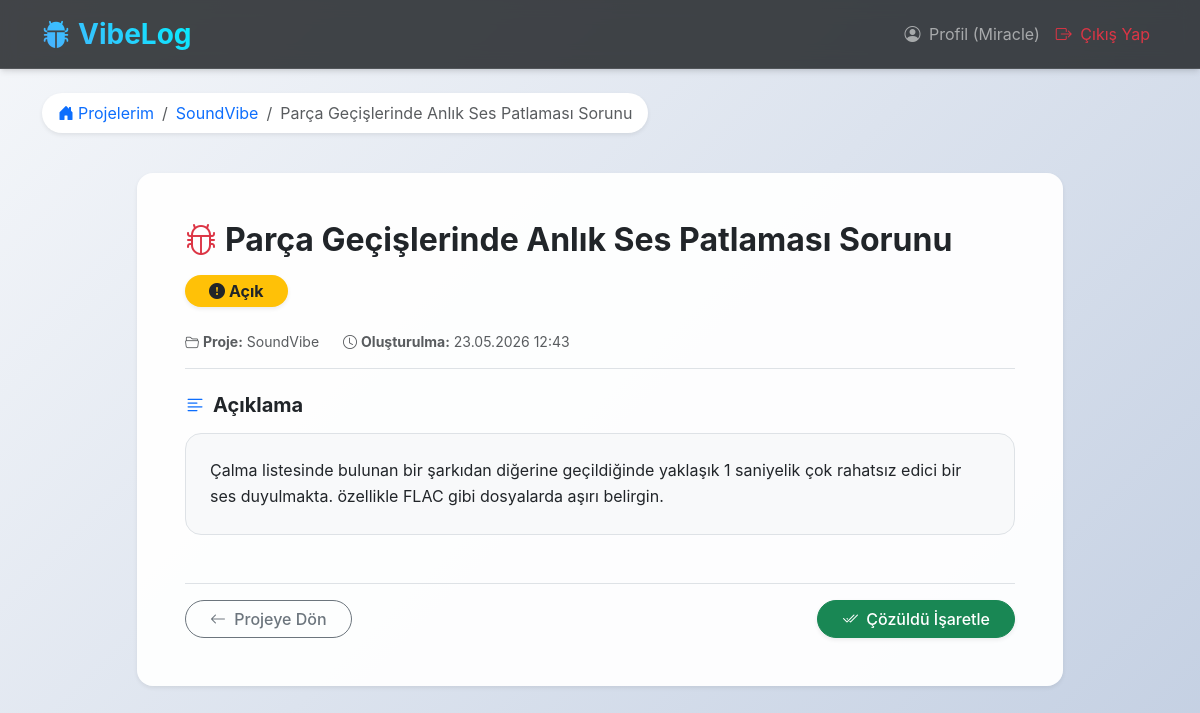
Screenshot of /bug/3 (signed in) with the database file from the repository.
### app/models.py (models this page shows, shortened)
class User(UserMixin, db.Model):
    __tablename__ = 'users'
    id: Mapped[int] = mapped_column(primary_key=True)
    username: Mapped[str] = mapped_column(String(64), unique=True, nullable=False)
    email: Mapped[str] = mapped_column(String(120), unique=True, nullable=False)
    password_hash: Mapped[str] = mapped_column(String(256), nullable=False)
    created_at: Mapped[datetime] = mapped_column(default=datetime.utcnow)
    projects: Mapped[List["Project"]] = relationship(back_populates="user", cascade="all, delete-orphan")

class Project(db.Model):
    __tablename__ = 'projects'
    id: Mapped[int] = mapped_column(primary_key=True)
    name: Mapped[str] = mapped_column(String(100), nullable=False)
    description: Mapped[Optional[str]] = mapped_column(Text)
    created_at: Mapped[datetime] = mapped_column(default=datetime.utcnow)
    user_id: Mapped[int] = mapped_column(ForeignKey('users.id'), nullable=False)
    user: Mapped["User"] = relationship(back_populates="projects")
    bug_tickets: Mapped[List["BugTicket"]] = relationship(back_populates="project", cascade="all, delete-orphan")

class BugTicket(db.Model):
    __tablename__ = 'bug_tickets'
    id: Mapped[int] = mapped_column(primary_key=True)
    title: Mapped[str] = mapped_column(String(150), nullable=False)
    description: Mapped[str] = mapped_column(Text, nullable=False)
    status: Mapped[str] = mapped_column(String(50), default='Open')
    created_at: Mapped[datetime] = mapped_column(default=datetime.utcnow)
    project_id: Mapped[int] = mapped_column(ForeignKey('projects.id'), nullable=False)
    project: Mapped["Project"] = relationship(back_populates="bug_tickets")

### app/main/routes.py (the view)
@main.route('/bug/<int:bug_id>')
@login_required
def bug_detail(bug_id):
    bug = db.session.get(BugTicket, bug_id)
    if bug is None:
        abort(404)
    if bug.project.user_id != current_user.id:
        abort(403)
    return render_template('main/bug_detail.html', title=bug.title, bug=bug)

### app/models.py (called while the page is built)
@login_manager.user_loader
def load_user(id):
    return db.session.get(User, int(id))

### app/templates/main/bug_detail.html
{% extends "base.html" %}
{% block content %}
<div class="mb-4">
    <nav aria-label="breadcrumb">
        <ol class="breadcrumb bg-white px-3 py-2 rounded-pill shadow-sm d-inline-flex">
            <li class="breadcrumb-item"><a href="{{ url_for('main.index') }}" class="text-decoration-none"><i class="bi bi-house-door-fill me-1"></i>Projelerim</a></li>
            <li class="breadcrumb-item"><a href="{{ url_for('main.project_detail', id=bug.project.id) }}" class="text-decoration-none">{{ bug.project.name }}</a></li>
            <li class="breadcrumb-item active" aria-current="page">{{ bug.title }}</li>
        </ol>
    </nav>
</div>
<div class="row justify-content-center">
    <div class="col-lg-10">
        <div class="card shadow-sm mb-5 border-0 rounded-4">
            <div class="card-body p-4 p-md-5">
                <div class="d-flex justify-content-between align-items-start mb-4 flex-wrap gap-3">
                    <h2 class="card-title fw-bold text-dark mb-0"><i class="bi bi-bug me-2 text-danger"></i>{{ bug.title }}</h2>
                    <div>
                        {% if bug.status == 'Open' %}
                            <span class="badge rounded-pill bg-warning text-dark px-4 py-2 fs-6 shadow-sm"><i class="bi bi-exclamation-circle-fill me-1"></i>Açık</span>
                        {% elif bug.status == 'Closed' or bug.status == 'Çözüldü' %}
                            <span class="badge rounded-pill bg-success px-4 py-2 fs-6 shadow-sm"><i class="bi bi-check-circle-fill me-1"></i>Çözüldü</span>
                        {% else %}
                            <span class="badge rounded-pill bg-secondary px-4 py-2 fs-6 shadow-sm">{{ bug.status }}</span>
                        {% endif %}
                    </div>
                </div>
                <div class="d-flex align-items-center text-muted small mb-4 pb-3 border-bottom">
                    <span class="me-4"><i class="bi bi-folder2-open me-1"></i><strong>Proje:</strong> <a href="{{ url_for('main.project_detail', id=bug.project.id) }}" class="text-decoration-none text-muted">{{ bug.project.name }}</a></span>
                    <span><i class="bi bi-clock me-1"></i><strong>Oluşturulma:</strong> {{ bug.created_at.strftime('%d.%m.%Y %H:%M') }}</span>
                </div>
                <div class="mb-5">
                    <h5 class="fw-bold mb-3"><i class="bi bi-text-left me-2 text-primary"></i>Açıklama</h5>
                    <div class="p-4 bg-light rounded-4 border">
                        <p class="mb-0" style="white-space: pre-wrap; line-height: 1.6;">{{ bug.description }}</p>
                    </div>
                </div>
                <div class="d-flex justify-content-between align-items-center pt-3 border-top flex-wrap gap-2">
                    <a href="{{ url_for('main.project_detail', id=bug.project.id) }}" class="btn btn-outline-secondary rounded-pill px-4">
                        <i class="bi bi-arrow-left me-1"></i> Projeye Dön
                    </a>
                    {% if bug.status == 'Open' %}
                        <form action="{{ url_for('main.resolve_bug', id=bug.id) }}" method="POST" class="d-inline m-0 p-0">
                            <button type="submit" class="btn btn-success rounded-pill px-4 shadow-sm hover-card">
                                <i class="bi bi-check2-all me-1"></i> Çözüldü İşaretle
                            </button>
                        </form>
                    {% endif %}
                </div>
            </div>
        </div>
    </div>
</div>
{% endblock %}

### app/templates/base.html (shortened to what this page needs)
<!DOCTYPE html>
<html lang="tr">
<head>
    <link href="https://cdn.jsdelivr.net/npm/bootstrap@5.3.0/dist/css/bootstrap.min.css" rel="stylesheet">
    <link rel="stylesheet" href="https://cdn.jsdelivr.net/npm/bootstrap-icons@1.11.3/font/bootstrap-icons.min.css">
    <link rel="stylesheet" href="{{ url_for('static', filename='css/style.css') }}">
</head>
<body class="bg-light">
    <nav class="navbar navbar-expand-lg navbar-dark navbar-glass mb-4 sticky-top">
        <div class="container">
            <a class="navbar-brand fs-3 fw-bold text-gradient" href="/"><i class="bi bi-bug-fill me-2 text-primary"></i>VibeLog</a>
            <div class="collapse navbar-collapse" id="navbarNav">
                <ul class="navbar-nav ms-auto">
                    {% if current_user.is_authenticated %}
                        <li class="nav-item">
                            <a class="nav-link" href="#"><i class="bi bi-person-circle me-1"></i> Profil ({{ current_user.username }})</a>
                        </li>
                        <li class="nav-item">
                            <a class="nav-link text-danger" href="{{ url_for('auth.logout') }}"><i class="bi bi-box-arrow-right me-1"></i> Çıkış Yap</a>
                        </li>
                    {% endif %}
                </ul>
            </div>
        </div>
    </nav>
    <div class="container">
        {% block content %}{% endblock %}
    </div>
</body>
</html>

### app/static/css/style.css (style rules this page uses)
body { background: linear-gradient(135deg, #f5f7fa 0%, #c3cfe2 100%); min-height: 100vh; font-family: 'Inter', -apple-system, BlinkMacSystemFont, "Segoe UI", Roboto, "Helvetica Neue", Arial, sans-serif; }
.navbar-glass { background: rgba(33, 37, 41, 0.85) !important; backdrop-filter: blur(10px); -webkit-backdrop-filter: blur(10px); border-bottom: 1px solid rgba(255, 255, 255, 0.1); box-shadow: 0 4px 6px -1px rgba(0, 0, 0, 0.1), 0 2px 4px -1px rgba(0, 0, 0, 0.06); }
.text-gradient { background: linear-gradient(45deg, #4facfe 0%, #00f2fe 100%); -webkit-background-clip: text; -webkit-text-fill-color: transparent; background-clip: text; }
.card { border: none; border-radius: 1rem; box-shadow: 0 0.5rem 1rem rgba(0, 0, 0, 0.05); transition: transform 0.3s ease, box-shadow 0.3s ease; background: rgba(255, 255, 255, 0.95); }
.btn { border-radius: 0.5rem; transition: all 0.3s ease; font-weight: 500; }

### rows the page displays
User: username "Miracle"
Project: project.name "SoundVibe"
BugTicket: title "Parça Geçişlerinde Anlık Ses Patlaması Sorunu", created_at "23.05.2026 12:43", description "Çalma listesinde bulunan bir şarkıdan diğerine geçildiğinde yaklaşık 1 saniyelik çok rahatsız edici bir ses duyulmakta. özellikle FLAC gibi dosyalarda aşırı belirgin."
